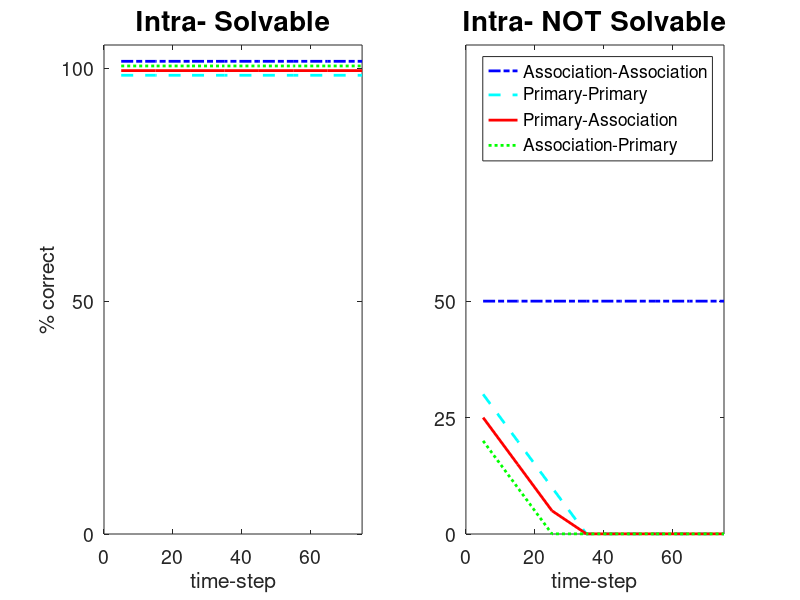

Recreate this plot in MATLAB.
close all; clear all;

figure;
t    = [5   15   25  35  45  55  65  75];%0 15 20 25 30 35 40 45 50 55 60 65 70 75];
%aay  = [100 100  95  95  95  95  95  95];
%ppy  = [100 100  95  85  85  85  85  85];
%pay  = [100 100  95  90  87  87  87  87];
%apy  = [100 100  95  92  92  92  92  92];

aay  = [101.5 101.5  101.5  101.5  101.5  101.5  101.5  101.5];
ppy  = [100.5 100.5  100.5  100.5  100.5  100.5  100.5  100.5];
pay  = [99.5  99.5  99.5  99.5  99.5  99.5  99.5  99.5];
apy  = [98.5  98.5  98.5  98.5  98.5  98.5  98.5  98.5];

aan  = [50  50   50  50  50  50  50  50];
%aan  = [50  45   45  45  45  45  45  45];
ppn  = [20  10   1/32  1/32  1/32  1/32  1/32  1/32];
pan  = [25  15   5     1/32  1/32  1/32  1/32  1/32];
apn  = [30  20   10    1/32  1/32  1/32  1/32  1/32];

subplot(1,2,1); %b g r c ;ppy;pay;apy]
plot(t, aay, 'b-.', 'LineWidth', 2); hold on;
plot(t, apy, 'c--', 'LineWidth', 2);
plot(t, pay, 'r-', 'LineWidth', 2);
plot(t, ppy, 'g:', 'LineWidth', 2);
set(gca, 'xlim', [0 max(t)], 'ylim', [0 105], 'ytick', [0 50 100], 'FontSize', 14);
xlabel('time-step'); ylabel('% correct');
title('Intra- Solvable', 'FontSize', 20);

subplot(1,2,2);
plot(t, aan, 'b-.', 'LineWidth', 2); hold on;
plot(t, apn, 'c--', 'LineWidth', 2);
plot(t, pan, 'r-', 'LineWidth', 2);
plot(t, ppn, 'g:', 'LineWidth', 2);
legend({'Association-Association', 'Primary-Primary', 'Primary-Association', 'Association-Primary'}, 'Location', 'NorthEast');
set(gca, 'xlim', [0 max(t)], 'ylim', [0 105], 'ytick', [0 25 50], 'FontSize', 14);
xlabel('time-step'); 
title('Intra- NOT Solvable', 'FontSize', 20);
